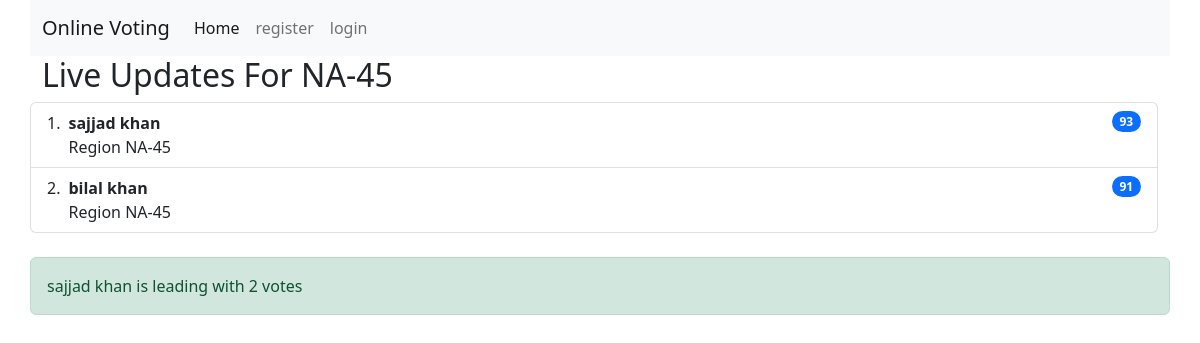
The app's page /voting/election-competition/sajjad-khan-vs-bilal-khan-from-na-45, older data.
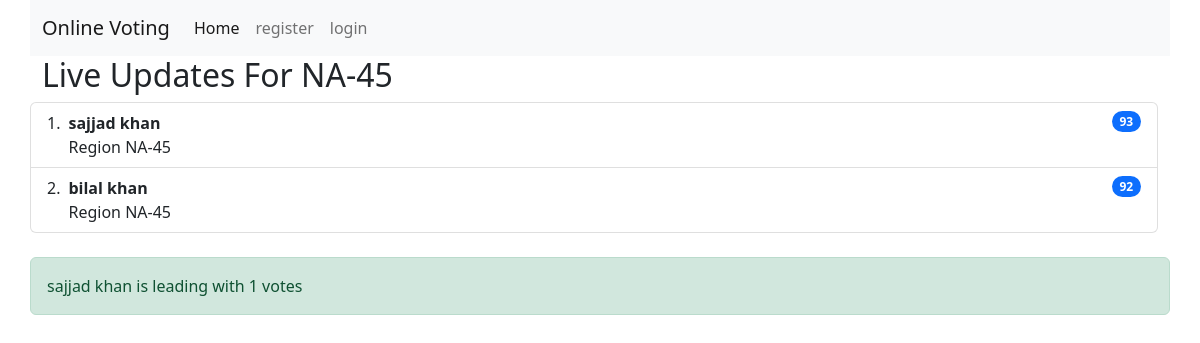
The same page, newer data.
### pollvote/models.py (models this page shows, shortened)
class Competition(models.Model):
    candidate_a = models.OneToOneField(Candidates, on_delete=models.CASCADE, related_name="candidate_a")
    candidate_b = models.OneToOneField(Candidates, on_delete=models.CASCADE, related_name="candidate_b")
    region = models.OneToOneField(Region, on_delete=models.CASCADE)
    slug = models.SlugField(unique=True, blank=True, null=True)

class Region(models.Model):
    region_name = models.CharField(max_length = 100)
    def __str__(self) -> str:
        return self.region_name

class Candidates(models.Model):
    candidate_name = models.CharField(max_length=100)
    image = models.ImageField(upload_to='images')
    region = models.ForeignKey(Region, on_delete=models.CASCADE)
    total_votes = models.PositiveIntegerField()

### pollvote/views.py (the view)
# urls.py: path('election-competition/<str:slug>', election_competition, name="election-competition"),
def election_competition(request, slug):
    objs = Competition.objects.get(slug=slug)
    candi_a_votes = objs.candidate_a.total_votes
    candi_b_votes = objs.candidate_b.total_votes
    vote_difference = ""
    if candi_a_votes > candi_b_votes:
        lead = candi_a_votes - candi_b_votes
        vote_difference = f'{objs.candidate_a.candidate_name} is leading with {lead} votes'
    elif candi_a_votes == candi_b_votes:
        vote_difference = f'scores of both candidate are level'
    else:
        lead = candi_b_votes - candi_a_votes
        vote_difference = f'{objs.candidate_b.candidate_name} is leading with {lead} votes'
    context = {
        'election_sts':objs,
        'leading_votes':vote_difference
    }
    return render(request, 'pollvote/election_compition.html', context)

### pollvote/templates/pollvote/election_compition.html (shortened to what this page needs)
{% extends 'pollvote/base.html' %}
{% block content %}
    <div class="container">
        <div class="row">
            <h2>Live Updates For {{election_sts.region}}</h2>
            <ol class="list-group list-group-numbered">
                <li class="list-group-item d-flex justify-content-between align-items-start">
                  <div class="ms-2 me-auto">
                    <div class="fw-bold">{{election_sts.candidate_a.candidate_name}}</div>
                    Region {{election_sts.region}}
                  </div>
                  <span class="badge bg-primary rounded-pill" id="user-{{election_sts.candidate_a.id}}">{{election_sts.candidate_a.total_votes}}</span>
                </li>
                <li class="list-group-item d-flex justify-content-between align-items-start">
                    <div class="ms-2 me-auto">
                      <div class="fw-bold">{{election_sts.candidate_b.candidate_name}}</div>
                      Region {{election_sts.region}}
                    </div>
                    <span class="badge bg-primary rounded-pill" id="user-{{election_sts.candidate_b.id}}">{{election_sts.candidate_b.total_votes}}</span>
                  </li>
              </ol>
              {%if leading_votes %}
               <div class="alert alert-success mt-4"> {{leading_votes}}</div>
              {%endif%}
        </div>
    </div>
{% endblock content %}

### pollvote/templates/pollvote/base.html (shortened to what this page needs)
<!doctype html>
<html lang="en">
  <head>
    <link href="https://cdn.jsdelivr.net/npm/bootstrap@5.2.3/dist/css/bootstrap.min.css" rel="stylesheet">
  </head>
    <div class="container">
    <div class="row">
    <nav class="navbar navbar-expand-lg bg-light">
        <div class="container-fluid">
          <a class="navbar-brand" href="{% url 'home' %}">Online Voting</a>
          <div class="collapse navbar-collapse" id="navbarNav">
            <ul class="navbar-nav">
              <li class="nav-item">
                <a class="nav-link active" aria-current="page" href="{%url 'home' %}">Home</a>
              </li>
              {%if user.is_authenticated %}
              <li class="nav-item">
                <a class="nav-link" href="{% url 'profile' %}">profile</a>
              </li>
              <li class="nav-item">
                <a class="nav-link" href="{% url 'logout' %}">Logout</a>
              </li>
              {%else%}
              <li class="nav-item">
                <a class="nav-link" href="{% url 'register' %}">register</a>
              </li>
              <li class="nav-item">
                <a href="{% url 'login' %}" class="nav-link">login</a>
              </li>
              {%endif%}
            </ul>
          </div>
        </div>
      </nav>
    </div>
</div>
<body>
{% block content %}
{% endblock %}
</body>
</html>

Row changes from the older to the newer data that the page shows:
changed through a linked row, Competition "NA-45": candidate_b.total_votes "91" → "92"
Text that changed along with them:
{{ leading_votes }}: "sajjad khan is leading with 2 votes" → "sajjad khan is leading with 1 votes"
